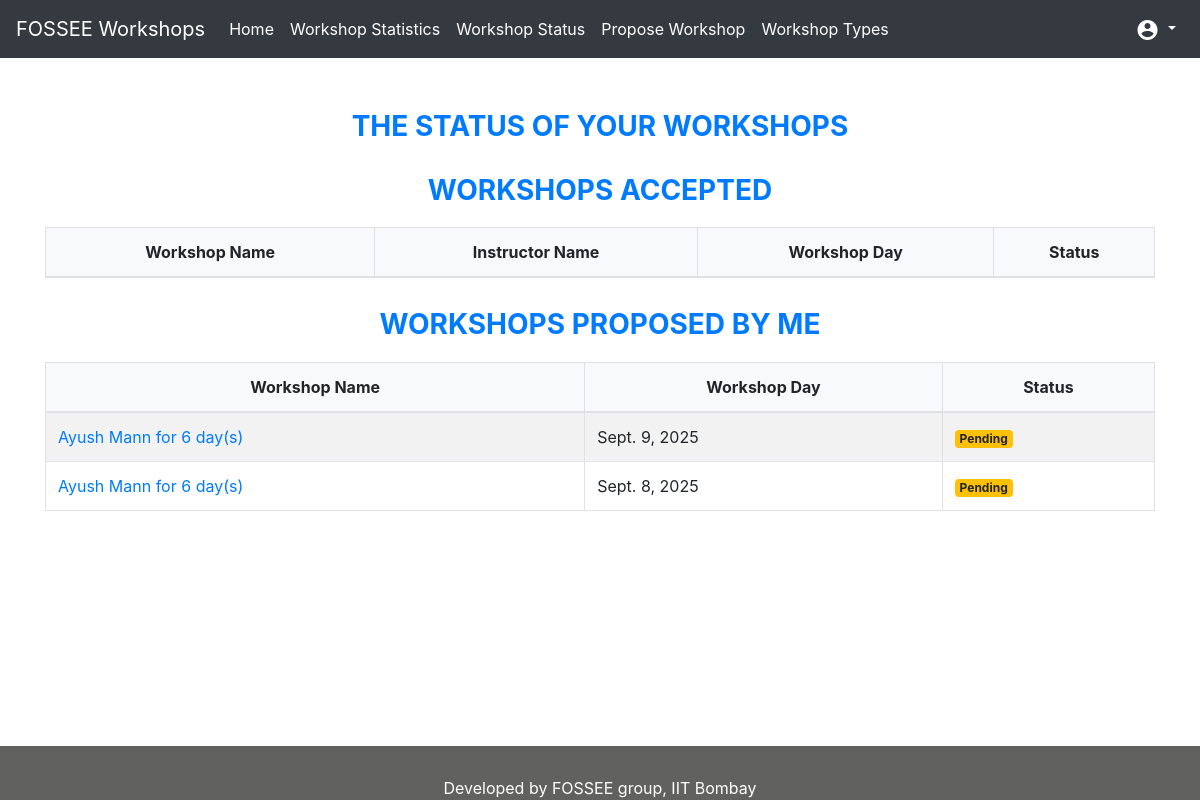
Page /workshop/status (signed in) on the committed database.
### workshop_app/models.py (models this page shows, shortened)
class Workshop(models.Model):
    uid = models.UUIDField(default=uuid.uuid4, unique=True, editable=False)
    coordinator = models.ForeignKey(User, on_delete=models.CASCADE)
    instructor = models.ForeignKey(
        User, null=True, related_name="%(app_label)s_%(class)s_related",
        on_delete=models.CASCADE
    )
    workshop_type = models.ForeignKey(
        WorkshopType, on_delete=models.CASCADE,
        help_text='Select the type of workshop.'
    )
    date = models.DateField()
    STATUS_CHOICES = [(0, 'Pending'),
                      (1, 'Accepted'),
                      (2, 'Deleted')]
    status = models.IntegerField(choices=STATUS_CHOICES, default=0)
    tnc_accepted = models.BooleanField(
        help_text="I accept the terms and conditions"
    )
    objects = WorkshopManager()
    def get_status(self):
        choice = dict(self.STATUS_CHOICES)
        return choice.get(self.status)

class WorkshopType(models.Model):
    name = models.CharField(max_length=120)
    description = models.TextField()
    duration = models.PositiveIntegerField(
        help_text='Please enter duration in days',
        validators=[MinValueValidator(1)]
    )
    terms_and_conditions = models.TextField()
    def __str__(self):
        return f"{self.name} for {self.duration} day(s)"

### workshop_app/views.py (the view)
@login_required
def workshop_status_coordinator(request):
    user = request.user
    if is_instructor(user):
        return redirect(get_landing_page(user))
    workshops = Workshop.objects.filter(
        coordinator=user.id
    ).order_by('-date')
    return render(request, 'workshop_app/workshop_status_coordinator.html',
                  {"workshops": workshops})

### workshop_app/templatetags/custom_filters.py (called while the page is built)
@register.filter(name='has_group')
def has_group(user, group_name):
    return user.groups.filter(name=group_name).exists()

### workshop_app/views.py (called while the page is built)
def is_instructor(user):
    return user.groups.filter(name='instructor').exists()

### workshop_app/templates/workshop_app/workshop_status_coordinator.html (shortened to what this page needs)
{% extends "workshop_app/base.html" %}
{% block content %}
    {% if not workshops %}
        <div class="container">
            <div class="jumbotron text-center">
                <h1>Welcome, {{ user.first_name }}</h1>
                <p>
                    Information related to your workshops will be displayed here. You can also
                    propose a workshop as per your available date in the <strong>Propose Workshop</strong> tab.
                </p>
            </div>
        </div>
    {% else %}
        <div class="container">
            <h3 class="text-center table-heading">The Status of Your Workshops</h3>
        </div>
        <div class="container">
            <h3 class="text-center table-heading">Workshops Accepted</h3>
            <table class="table table-striped table-bordered table-responsive-sm">
                <thead>
                    <tr>
                        <th>Workshop Name</th>
                        <th>Instructor Name</th>
                        <th>Workshop Day</th>
                        <th>Status</th>
                    </tr>
                </thead>
            </table>
        </div>
        <div class="container">
            <h3 class="text-center table-heading">Workshops Proposed By Me</h3>
            <table class="table table-striped table-bordered table-responsive-sm">
                <thead>
                    <tr>
                        <th>Workshop Name</th>
                        <th>Workshop Day</th>
                        <th>Status</th>
                    </tr>
                </thead>
                <tbody>
                    {% for workshop in workshops %}
                        {% if not workshop.status and workshop.tnc_accepted %}
                            <tr>
                                <td>
                                    <a href="{% url 'workshop_app:workshop_details' workshop.id %}">
                                        {{ workshop.workshop_type|capfirst }}
                                    </a>
                                </td>
                                <td>{{ workshop.date|date }}</td>
                                <td>
                                    <span class="badge badge-warning">{{ workshop.get_status }}</span>
                                </td>
                            </tr>
                        {% endif %}
                    {% endfor %}
                </tbody>
            </table>
        </div>
    {% endif %}
{% endblock %}

### workshop_app/templates/workshop_app/workshop_status_coordinator.html (style rules this page uses)
.table-heading { color: #007bff; font-weight: bold; text-transform: uppercase; margin-bottom: 20px; }
.table th { background-color: #f8f9fa; text-align: center; }
.table td, .table th { vertical-align: middle; }
.badge-warning { background-color: #ffc107; }
.container { margin-top: 30px; }

### rows in the picture
Workshop: workshop_type "Ayush Mann for 6 day(s)", date "Sept. 9, 2025", get_status "Pending"
Workshop: workshop_type "Ayush Mann for 6 day(s)", date "Sept. 8, 2025", get_status "Pending"
